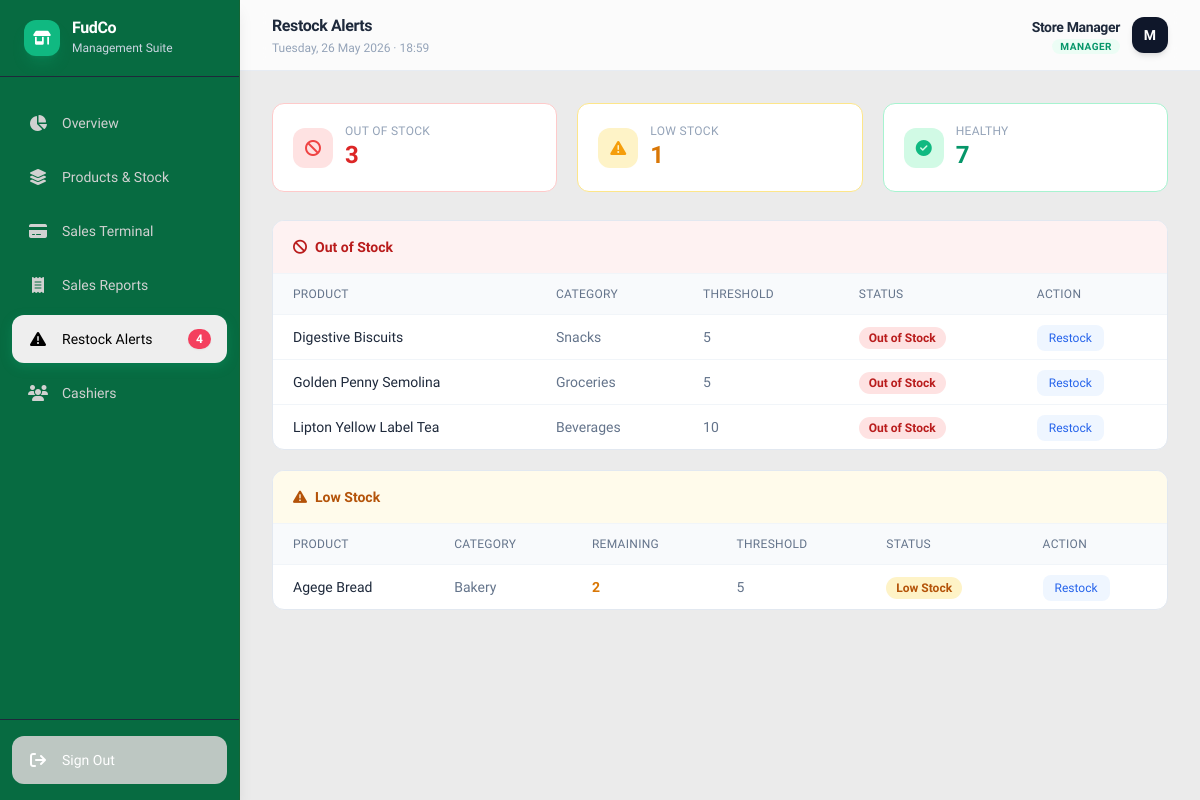
/restock-alerts/ (signed in), run on an earlier commit of the app's database.
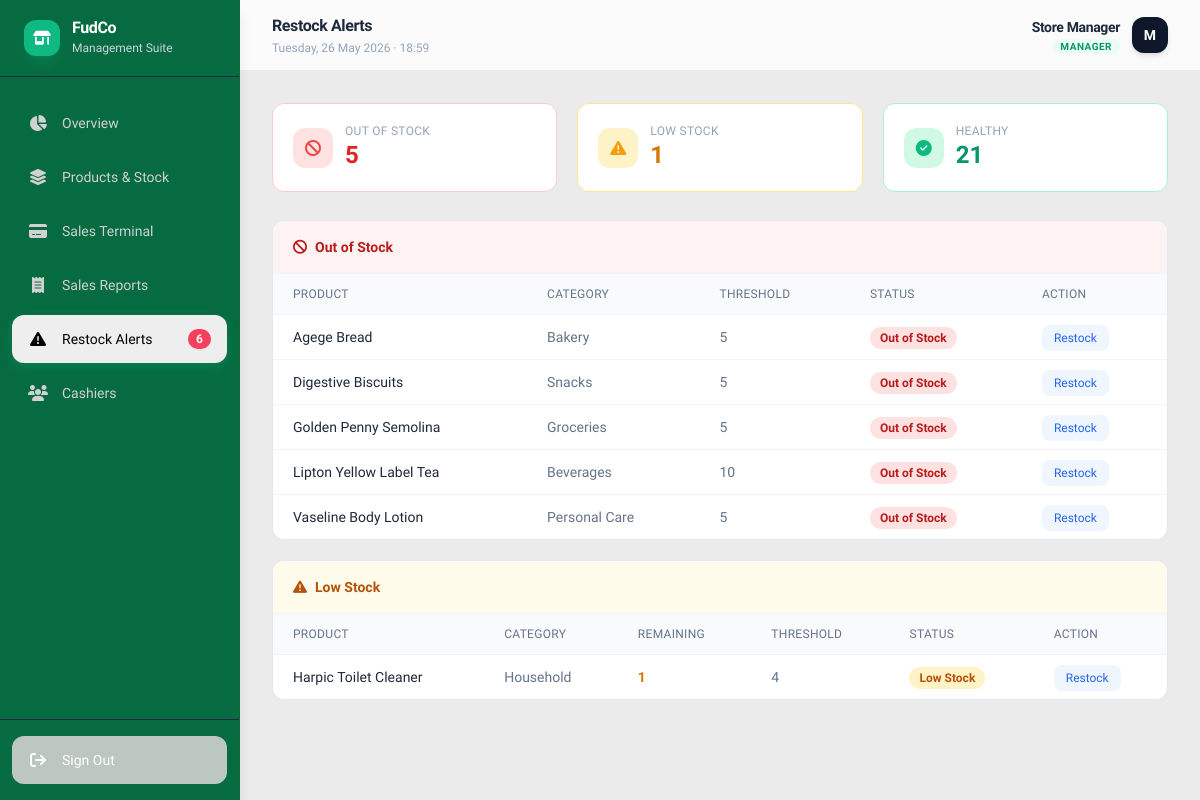
And on a later commit of the database.
### store/models.py (models this page shows, shortened)
class Product(models.Model):
    name               = models.CharField(max_length=200)
    category           = models.CharField(max_length=50, choices=CATEGORY_CHOICES, default='other')
    price              = models.DecimalField(max_digits=10, decimal_places=2)
    quantity           = models.PositiveIntegerField(default=0)
    restock_threshold  = models.PositiveIntegerField(default=5)
    image              = models.ImageField(upload_to='products/', blank=True, null=True)
    created_at         = models.DateTimeField(auto_now_add=True)
    updated_at         = models.DateTimeField(auto_now=True)
    class Meta:
        ordering = ['name']

### store/views.py (the view)
# urls.py: path('restock-alerts/',             views.restock_alerts, name='restock_alerts'),
@login_required_custom
def restock_alerts(request):
    out_of_stock = Product.objects.filter(quantity=0).order_by('name')
    low_stock    = Product.objects.filter(
                       quantity__gt=0,
                       quantity__lte=F('restock_threshold'),
                   ).order_by('quantity')
    healthy      = Product.objects.filter(
                       quantity__gt=F('restock_threshold')
                   ).count()
    context = {
        'out_of_stock':    out_of_stock,
        'low_stock':       low_stock,
        'healthy_count':   healthy,
        'low_stock_count': out_of_stock.count() + low_stock.count(),
    }
    return render(request, 'store/restock_alerts.html', context)

### store/models.py (called while the page is built)
    def is_manager(self):
        return self.role == 'manager'

### templates/store/restock_alerts.html (shortened to what the changed rows need)
{% extends 'base.html' %}
{% block nav_alerts %}active{% endblock %}
{% block page_title %}Restock Alerts{% endblock %}
{% block content %}
<div class="grid grid-cols-3 gap-3 md:gap-5 mb-5 md:mb-7">
  <div class="bg-white rounded-xl border border-red-200 p-3 md:p-5">
    <div class="flex items-center gap-2 md:gap-3">
      <div class="min-w-0">
        <p class="text-slate-400 text-xs uppercase tracking-wide leading-tight">Out of Stock</p>
        <p class="text-xl md:text-2xl font-bold text-red-600">{{ out_of_stock.count }}</p>
      </div>
    </div>
  </div>
  <div class="bg-white rounded-xl border border-emerald-200 p-3 md:p-5">
    <div class="flex items-center gap-2 md:gap-3">
      <div class="min-w-0">
        <p class="text-slate-400 text-xs uppercase tracking-wide leading-tight">Healthy</p>
        <p class="text-xl md:text-2xl font-bold text-emerald-600">{{ healthy_count }}</p>
      </div>
    </div>
  </div>
</div>
{% if out_of_stock %}
<div class="bg-white rounded-xl border border-slate-200 overflow-hidden mb-4 md:mb-5">
  <div class="overflow-x-auto">
    <table class="w-full text-sm min-w-[480px]">
      <thead>
        <tr class="bg-slate-50 text-slate-500 text-xs uppercase tracking-wide border-b border-slate-100">
          <th class="px-4 md:px-5 py-3 text-left font-medium">Product</th>
          <th class="px-4 md:px-5 py-3 text-left font-medium">Category</th>
          <th class="px-4 md:px-5 py-3 text-left font-medium">Threshold</th>
          <th class="px-4 md:px-5 py-3 text-left font-medium">Status</th>
          {% if request.user.profile.is_manager %}
          <th class="px-4 md:px-5 py-3 text-left font-medium">Action</th>
          {% endif %}
        </tr>
      </thead>
      <tbody class="divide-y divide-slate-100">
        {% for product in out_of_stock %}
        <tr class="hover:bg-slate-50">
          <td class="px-4 md:px-5 py-3 font-medium text-slate-800">{{ product.name }}</td>
          <td class="px-4 md:px-5 py-3 text-slate-500 capitalize">{{ product.get_category_display }}</td>
          <td class="px-4 md:px-5 py-3 text-slate-500">{{ product.restock_threshold }}</td>
          <td class="px-4 md:px-5 py-3">
            <span class="bg-red-100 text-red-700 text-xs font-semibold px-2.5 py-1 rounded-full">
              Out of Stock
            </span>
          </td>
          {% if request.user.profile.is_manager %}
          <td class="px-4 md:px-5 py-3">
            <a href="{% url 'store:product_edit' product.pk %}"
               class="text-xs font-medium text-blue-600 bg-blue-50 hover:bg-blue-100
                      px-3 py-1.5 rounded-lg transition-colors">
              Restock
            </a>
          </td>
          {% endif %}
        </tr>
        {% endfor %}
      </tbody>
    </table>
  </div>
</div>
{% endif %}
{% if low_stock %}
<div class="bg-white rounded-xl border border-slate-200 overflow-hidden">
  <div class="overflow-x-auto">
    <table class="w-full text-sm min-w-[520px]">
      <thead>
        <tr class="bg-slate-50 text-slate-500 text-xs uppercase tracking-wide border-b border-slate-100">
          <th class="px-4 md:px-5 py-3 text-left font-medium">Product</th>
          <th class="px-4 md:px-5 py-3 text-left font-medium">Category</th>
          <th class="px-4 md:px-5 py-3 text-left font-medium">Remaining</th>
          <th class="px-4 md:px-5 py-3 text-left font-medium">Threshold</th>
          <th class="px-4 md:px-5 py-3 text-left font-medium">Status</th>
          {% if request.user.profile.is_manager %}
          <th class="px-4 md:px-5 py-3 text-left font-medium">Action</th>
          {% endif %}
        </tr>
      </thead>
      <tbody class="divide-y divide-slate-100">
        {% for product in low_stock %}
        <tr class="hover:bg-slate-50">
          <td class="px-4 md:px-5 py-3 font-medium text-slate-800">{{ product.name }}</td>
          <td class="px-4 md:px-5 py-3 text-slate-500 capitalize">{{ product.get_category_display }}</td>
          <td class="px-4 md:px-5 py-3 font-bold text-amber-600">{{ product.quantity }}</td>
          <td class="px-4 md:px-5 py-3 text-slate-500">{{ product.restock_threshold }}</td>
          <td class="px-4 md:px-5 py-3">
            <span class="bg-amber-100 text-amber-700 text-xs font-semibold px-2.5 py-1 rounded-full">
              Low Stock
            </span>
          </td>
          {% if request.user.profile.is_manager %}
          <td class="px-4 md:px-5 py-3">
            <a href="{% url 'store:product_edit' product.pk %}"
               class="text-xs font-medium text-blue-600 bg-blue-50 hover:bg-blue-100
                      px-3 py-1.5 rounded-lg transition-colors">
              Restock
            </a>
          </td>
          {% endif %}
        </tr>
        {% endfor %}
      </tbody>
    </table>
  </div>
</div>
{% endif %}
{% endblock %}

### templates/base.html (shortened to what the changed rows need)
<!DOCTYPE html>
<html lang="en">
<head>
  <script src="https://cdn.tailwindcss.com"></script>
  <link rel="stylesheet" href="https://cdnjs.cloudflare.com/ajax/libs/font-awesome/6.5.0/css/all.min.css"/>
</head>
<body class="bg-[#EBEBEB] text-slate-900 min-h-screen flex flex-col md:flex-row">
  <aside
  id="sidebar"
  class="hidden md:flex flex-col fixed top-0 left-0 z-30 min-h-screen bg-[#076B41] w-16 lg:w-60 border-r border-green-800 green-200/80 shadow-lg"
>
    <div class="px-3 lg:px-6 py-5 border-b border-slate-800 flex items-center gap-3 overflow-hidden">
      <div class="hidden lg:block">
        <h1 class="text-white font-bold text-base tracking-tight leading-none">FudCo</h1>
      </div>
    </div>
    <nav class="flex-1 px-2 lg:px-3 py-4 space-y-1.5 flex flex-col items-center lg:items-stretch">
      <a href="{% url 'store:restock_alerts' %}" class="sidebar-link hidden lg:flex {% block nav_alerts %}{% endblock %}">
        <i class="fa-solid fa-triangle-exclamation w-5 text-center text-base"></i> Restock Alerts
        {% if low_stock_count %}
          <span class="ml-auto bg-rose-500 text-white text-xs font-bold px-2 py-0.5 rounded-xl shadow-sm">
            {{ low_stock_count }}
          </span>
        {% endif %}
      </a>
    </nav>
  </aside>
  <div class="ml-0 md:ml-16 lg:ml-60 flex-1 flex flex-col min-h-screen pb-16 md:pb-0">
    <header class="bg-white/80 backdrop-blur-md border-b border-slate-200/80 px-4 md:px-8 py-3.5 flex items-center justify-between sticky top-0 z-20">
      <div class="min-w-0">
        <h2 class="text-slate-800 font-bold text-sm md:text-base tracking-tight truncate">
          {% block page_title %}Dashboard{% endblock %}
        </h2>
      </div>
    </header>
    <main class="flex-1 p-4 md:p-6 lg:p-8 max-w-[1600px] w-full mx-auto">
      {% block content %}{% endblock %}
    </main>
  </div>
</body>
</html>

What changed in the data, as far as the page shows it:
changed Product "Agege Bread": moves from the list under "Low Stock" to the list under "Out of Stock"
now on this page (row edited): Product: name "Vaseline Body Lotion", category "Personal Care", restock_threshold "5", shown under "Out of Stock"
added Product: name "Harpic Toilet Cleaner", category "Household", quantity "1", restock_threshold "4", shown under "Low Stock"
Also different on the page:
{{ low_stock_count }}: "4" → "6"
{{ out_of_stock.count }}: "3" → "5"
{{ healthy_count }}: "7" → "21"
